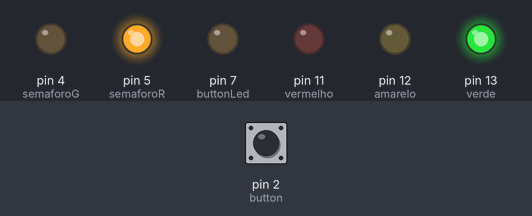
Bench run of a sketch on a simulated Arduino Uno, built with avr-gcc and run on an emulated ATmega328P. Shown: output pins drawn as LEDs (lit = HIGH). The test bench sets the inputs (shaded band); at power-on: pin 2 (button) LOW.

Above: at 1.2 s.
1.3 s: pin 2 (button) pulled HIGH for 0.15 s
At 3.6 s:
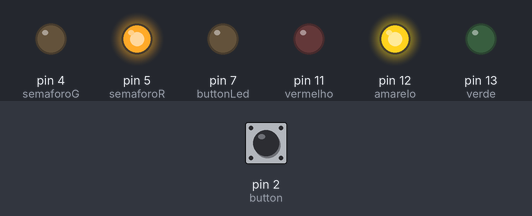
At 7.1 s:
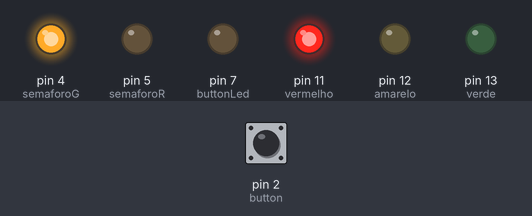
10.4 s: pin 2 (button) pulled HIGH for 1 s
At 13.6 s:
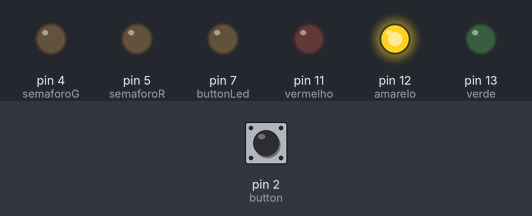
Timing chart, 0 to 22.8 s (numbered marks = the images above; inputs shaded):
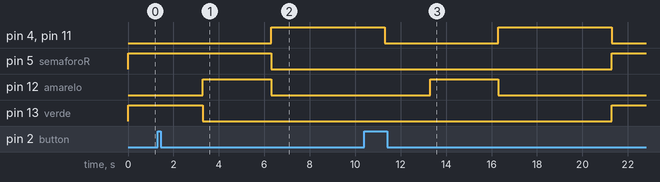

The sketch:

semaforo_v2_Pablo_Hugo.ino
```cpp
int verde = 13;
int amarelo = 12;
int vermelho = 11;
int semaforoR = 5;
int semaforoG = 4;
int button = 2;
int buttonLed = 7;

int isPressedButton = 0;

void setup() {
  // put your setup code here, to run once:
  pinMode(verde, OUTPUT);
  pinMode(amarelo, OUTPUT);
  pinMode(vermelho, OUTPUT);
  pinMode(semaforoR, OUTPUT);
  pinMode(semaforoG, OUTPUT);
  pinMode(button, INPUT);
  pinMode(buttonLed, OUTPUT);
}

void loop() {
  // put your main code here, to run repeatedly
  //turnOn(buttonLed);
  isPressedButton = digitalRead(button);
  if(isPressedButton == HIGH){
    delay(2000);
    turnOff(verde);
  setInterval(amarelo, 3000);
  turnOn(semaforoG);
  turnOff(semaforoR);
  setInterval(vermelho, 5000);
  turnOff(semaforoG);


  } else {
    turnOn(verde);
    turnOn(semaforoR);
  }
  /*
  turnOn(semaforoR);
  setInterval(verde, 5000);
  setInterval(amarelo, 2000);
  turnOff(semaforoR);
  turnOn(semaforoG);
  setInterval(vermelho, 3500);
  turnOff(semaforoG);*/
}

void setInterval(int porta, int interval){
  turnOn(porta);
  delay(interval);
  turnOff(porta);
}

void turnOn(int porta){
  digitalWrite(porta, HIGH);
}

void turnOff(int porta){
  digitalWrite(porta, LOW);
}
```

Measured:
- after the input at 1.3 s, pin 4 (semaforoG), pin 11 (vermelho): LOW → HIGH after 5.0 s; pin 5 (semaforoR): HIGH → LOW after 5.0 s; pin 12 (amarelo): LOW → HIGH after 2.0 s, → LOW 3.0 s later; pin 13 (verde): HIGH → LOW after 2.0 s
- after the input at 10.4 s, pin 5 (semaforoR), pin 13 (verde): LOW → HIGH after 10.9 s instead of 0.90 s; pin 12 (amarelo): LOW → HIGH after 2.9 s, → LOW 3.0 s later
